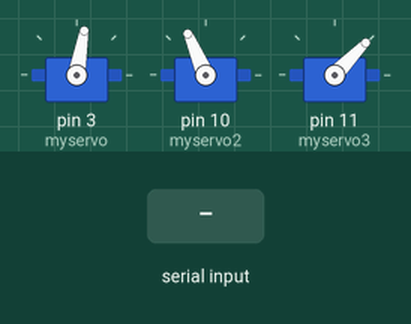
Bench run of a sketch on a simulated Arduino Uno, built with avr-gcc and run on an emulated ATmega328P. On the bench: 3 × servo. The test bench sets the inputs (shaded band).

Above: at 1.2 s.
1.3 s: "2\n" received over Serial
At 1.48 s:
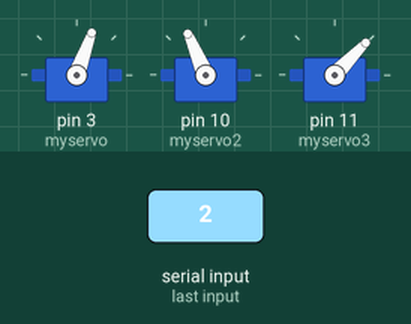
3.1 s: byte 30 (30) received over Serial
At 3.6 s:
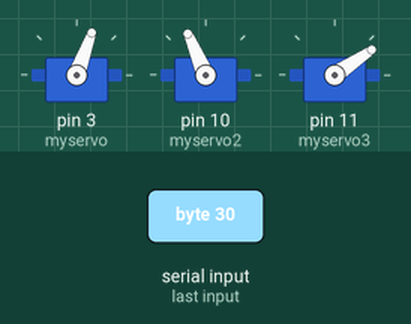
6.1 s: byte 11 (11) received over Serial
At 7.3 s:
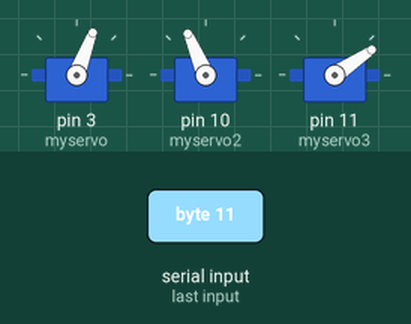
7.6 s: "3\n" received over Serial
At 8.3 s:
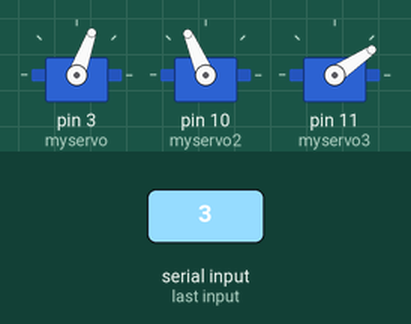
Timing chart, 0 to 10.6 s (numbered marks = the images above; inputs shaded):
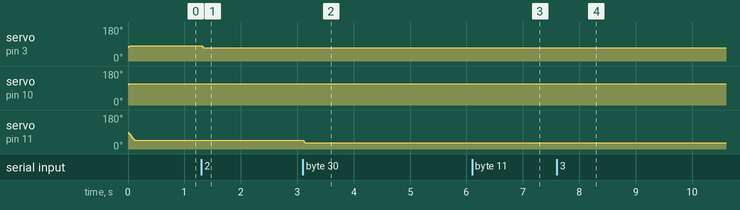

The sketch:

maxtalk.ino
```cpp
#include <Servo.h>

const int buttonPin = 2;
//const int ledPin = 13;
int vel = 2;

int buttonState =0;
int lastButtonState = 0;
int randVal =0;
int value;
int posValue=0;
int dif1, dif2, dif3;
int dif=1;

int pos = 70;    // variable to store the servo position
int tarPos = 80;
int pos2 = 105;    // variable to store the servo position
int tarPos2 = 114;
int pos3 = 90;    // variable to store the servo position
int tarPos3 = 45;
int rate = 15;
int nextUpdate = 15;

boolean buttonPressed = false;


Servo myservo;
Servo myservo2;
Servo myservo3;

void setup() {
  // put your setup code here, to run once:
  pinMode(buttonPin, INPUT);
//  pinMode(ledPin,OUTPUT);
  myservo.attach(3);
  myservo2.attach(10);
  myservo3.attach(11);
  Serial.begin(9600);
}

void loop() {

  if(Serial.available()){
    value = Serial.read();

  //  Serial.print(value);

 //   digitalWrite(ledPin, value);
  if(value==10) tarPos =70+dif1;
  else if(value==11) tarPos = 69+dif1;
  else if(value==20) tarPos2=109+dif2;
  else if(value==21) tarPos2 = 101+dif2;
  else if(value==30) tarPos3 =33+dif3;
  else if(value==31) tarPos3 = 42+dif3;
  else if(value==40) dif1+=dif;
  else if(value==41) dif1-=dif;
  else if(value==50) dif2+=dif;
  else if(value==51) dif2-=dif;
  else if(value==60) dif3+=dif;
  else if(value==61) dif3-=dif;

  }
/*
  int buttonReading = analogRead(A2);
  if(buttonReading>900){
    if(!buttonPressed){
      buttonPressed=true;
      Serial.println("41");
    }
  }
  else if(buttonReading>400){
    if(!buttonPressed){
      buttonPressed=true;
      Serial.println("42");
    }
  }
  else if(buttonReading>200){
    if(!buttonPressed){
      buttonPressed=true;
      Serial.println("43");
    }
  }
  else buttonPressed = false;
*/
  pos += getPos(pos,tarPos);
  myservo.write(pos);

  if(pos2>tarPos2) pos2-=vel;
  else if (pos2<tarPos2) pos2+=vel;
  myservo2.write(pos2);

  if(pos3>tarPos3) pos3-=vel;
  else if (pos3<tarPos3) pos3+=vel;
  myservo3.write(pos3);

 // Serial.println(buttonReading);
  /*
  randVal = random(1000);
  buttonState = digitalRead(buttonPin);

  if(buttonState != lastButtonState){
    if(buttonState==HIGH){

    }
    else {
      Serial.println(randVal);
    }
    delay(50);
  }
    if(pos>tarPos) pos-=vel;
  else if (pos<tarPos) pos+=vel;

  myservo.write(pos);

  lastButtonState = buttonState;
  */
  delay(5);
}

int getPos(int p, int tp){
  if(p>tp){
    if(p-tp<vel) return p-tp;
    else return -vel;
  }
  else if(p<tp){
    if(tp-p<vel) return tp-p;
    else return vel;
  }
  else return 0;
}
```

Measured:
- after the input at 1.3 s, servo on pin 3 (myservo): 80° → 70° at once
- after the input at 3.1 s, servo on pin 11 (myservo3): 46° → 34° at once
- after the input at 6.1 s, servo on pin 3 (myservo): 70° → 69° at once
- after the input at 7.6 s, servo on pin 3 (myservo): 69° → 70° at once
